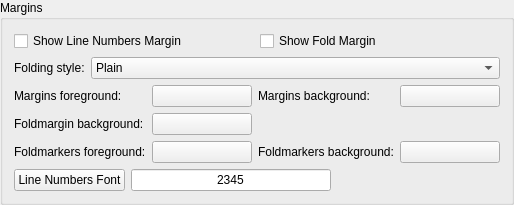
    <widget class="QGroupBox" name="groupBox">
     <property name="title">
      <string>Margins</string>
     </property>
     <layout class="QVBoxLayout" name="verticalLayout">
      <item>
       <layout class="QGridLayout" name="gridLayout_2">
        <item row="0" column="0">
         <widget class="QCheckBox" name="linenoCheckBox">
          <property name="toolTip">
           <string>Select whether line numbers margin should be shown.</string>
          </property>
          <property name="text">
           <string>Show Line Numbers Margin</string>
          </property>
         </widget>
        </item>
        <item row="0" column="1">
         <widget class="QCheckBox" name="foldingCheckBox">
          <property name="toolTip">
           <string>Select whether the fold margin should be shown.</string>
          </property>
          <property name="text">
           <string>Show Fold Margin</string>
          </property>
         </widget>
        </item>
       </layout>
      </item>
      <item>
       <layout class="QHBoxLayout">
        <item>
         <widget class="QLabel" name="TextLabel1_4_2_2">
          <property name="text">
           <string>Folding style:</string>
          </property>
         </widget>
        </item>
        <item>
         <widget class="QComboBox" name="foldingStyleComboBox">
          <property name="sizePolicy">
           <sizepolicy hsizetype="Expanding" vsizetype="Fixed">
            <horstretch>0</horstretch>
            <verstretch>0</verstretch>
           </sizepolicy>
          </property>
          <property name="toolTip">
           <string>Select the folding style to be used in the folding margin</string>
          </property>
          <property name="whatsThis">
           <string>&lt;b&gt;Folding style&lt;/b&gt;
&lt;p&gt;Select the desired folding style to be used in the folding margin.&lt;/p&gt;
&lt;p&gt;The available styles are:
&lt;ul&gt;
&lt;li&gt;Plain - simple plus and minus symbols&lt;/li&gt;
&lt;li&gt;Circled - circled plus and minus symbols&lt;/li&gt;
&lt;li&gt;Boxed - boxed plus and minus symbols&lt;/li&gt;
&lt;li&gt;Circled Tree - circled plus and minus symbols and flattened tree with rounded corners&lt;/li&gt;
&lt;li&gt;Boxed Tree - boxed plus and minus symbols and flattened tree with rectangled corners&lt;/li&gt;
&lt;/ul&gt;
&lt;/p&gt;</string>
          </property>
          <item>
           <property name="text">
            <string>Plain</string>
           </property>
          </item>
          <item>
           <property name="text">
            <string>Circled</string>
           </property>
          </item>
          <item>
           <property name="text">
            <string>Boxed</string>
           </property>
          </item>
          <item>
           <property name="text">
            <string>Circled Tree</string>
           </property>
          </item>
          <item>
           <property name="text">
            <string>Boxed Tree</string>
           </property>
          </item>
          <item>
           <property name="text">
            <string>Arrow</string>
           </property>
          </item>
          <item>
           <property name="text">
            <string>Arrow Tree</string>
           </property>
          </item>
         </widget>
        </item>
       </layout>
      </item>
      <item>
       <layout class="QGridLayout" name="gridLayout">
        <item row="0" column="0">
         <widget class="QLabel" name="TextLabel2_2_2_2_2_6">
          <property name="text">
           <string>Margins foreground:</string>
          </property>
         </widget>
        </item>
        <item row="0" column="1">
         <widget class="QPushButton" name="marginsForegroundButton">
          <property name="minimumSize">
           <size>
            <width>100</width>
            <height>0</height>
           </size>
          </property>
          <property name="toolTip">
           <string>Select the foreground color for the margins</string>
          </property>
          <property name="text">
           <string/>
          </property>
         </widget>
        </item>
        <item row="0" column="2">
         <widget class="QLabel" name="TextLabel2_2_2_2_2_7">
          <property name="text">
           <string>Margins background:</string>
          </property>
         </widget>
        </item>
        <item row="0" column="3">
         <widget class="QPushButton" name="marginsBackgroundButton">
          <property name="minimumSize">
           <size>
            <width>100</width>
            <height>0</height>
           </size>
          </property>
          <property name="toolTip">
           <string>Select the background color for the margins</string>
          </property>
          <property name="text">
           <string/>
          </property>
         </widget>
        </item>
        <item row="1" column="0">
         <widget class="QLabel" name="TextLabel2_2_2_2_2_8">
          <property name="text">
           <string>Foldmargin background:</string>
          </property>
         </widget>
        </item>
        <item row="1" column="1">
         <widget class="QPushButton" name="foldmarginBackgroundButton">
          <property name="minimumSize">
           <size>
            <width>100</width>
            <height>0</height>
           </size>
          </property>
          <property name="toolTip">
           <string>Select the background color for the foldmargin</string>
          </property>
          <property name="text">
           <string/>
          </property>
         </widget>
        </item>
        <item row="2" column="0">
         <widget class="QLabel" name="label">
          <property name="text">
           <string>Foldmarkers foreground:</string>
          </property>
         </widget>
        </item>
        <item row="2" column="1">
         <widget class="QPushButton" name="foldmarkersForegroundButton">
          <property name="minimumSize">
           <size>
            <width>100</width>
            <height>0</height>
           </size>
          </property>
          <property name="toolTip">
           <string>Select the foreground color of the foldmarkers</string>
          </property>
          <property name="text">
           <string/>
          </property>
         </widget>
        </item>
        <item row="2" column="2">
         <widget class="QLabel" name="label_2">
          <property name="text">
           <string>Foldmarkers background:</string>
          </property>
         </widget>
        </item>
        <item row="2" column="3">
         <widget class="QPushButton" name="foldmarkersBackgroundButton">
          <property name="minimumSize">
           <size>
            <width>100</width>
            <height>0</height>
           </size>
          </property>
          <property name="toolTip">
           <string>Select the background color of the foldmarkers</string>
          </property>
          <property name="text">
           <string/>
          </property>
         </widget>
        </item>
       </layout>
      </item>
      <item>
       <layout class="QHBoxLayout" name="horizontalLayout">
        <item>
         <widget class="QPushButton" name="linenumbersFontButton">
          <property name="toolTip">
           <string>Press to select the font for the editor line numbers</string>
          </property>
          <property name="text">
           <string>Line Numbers Font</string>
          </property>
         </widget>
        </item>
        <item>
         <widget class="QLineEdit" name="marginsFontSample">
          <property name="minimumSize">
           <size>
            <width>200</width>
            <height>0</height>
           </size>
          </property>
          <property name="focusPolicy">
           <enum>Qt::NoFocus</enum>
          </property>
          <property name="text">
           <string>2345</string>
          </property>
          <property name="alignment">
           <set>Qt::AlignHCenter</set>
          </property>
          <property name="readOnly">
           <bool>true</bool>
          </property>
         </widget>
        </item>
        <item>
         <spacer name="horizontalSpacer">
          <property name="orientation">
           <enum>Qt::Horizontal</enum>
          </property>
          <property name="sizeHint" stdset="0">
           <size>
            <width>40</width>
            <height>20</height>
           </size>
          </property>
         </spacer>
        </item>
       </layout>
      </item>
     </layout>
    </widget>
